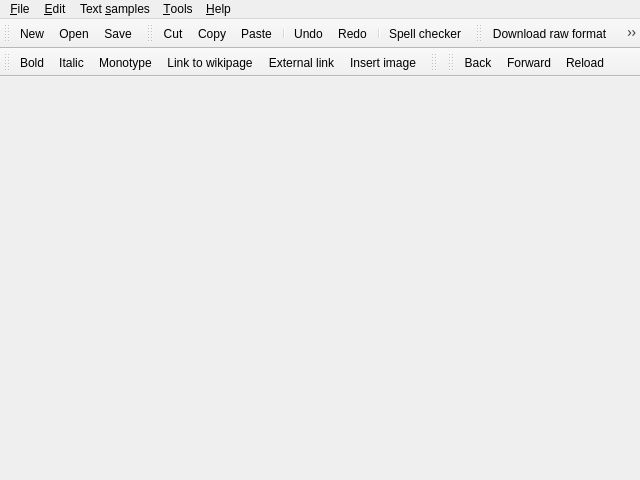
<?xml version="1.0" encoding="UTF-8"?>
<ui version="4.0">
 <class>CInyokaEdit</class>
 <widget class="QMainWindow" name="CInyokaEdit">
  <property name="geometry">
   <rect>
    <x>0</x>
    <y>0</y>
    <width>640</width>
    <height>480</height>
   </rect>
  </property>
  <property name="windowTitle">
   <string/>
  </property>
  <property name="windowIcon">
   <iconset resource="../res/inyokaedit_resources.qrc">
    <normaloff>:/images/inyokaedit_64x64.png</normaloff>:/images/inyokaedit_64x64.png</iconset>
  </property>
  <property name="locale">
   <locale language="English" country="UnitedKingdom"/>
  </property>
  <property name="unifiedTitleAndToolBarOnMac">
   <bool>true</bool>
  </property>
  <widget class="QWidget" name="centralWidget"/>
  <widget class="QMenuBar" name="menuBar">
   <property name="geometry">
    <rect>
     <x>0</x>
     <y>0</y>
     <width>640</width>
     <height>21</height>
    </rect>
   </property>
   <widget class="QMenu" name="fileMenu">
    <property name="locale">
     <locale language="English" country="UnitedKingdom"/>
    </property>
    <property name="title">
     <string>&amp;File</string>
    </property>
    <widget class="QMenu" name="fileMenuLastOpened">
     <property name="title">
      <string>Open &amp;recent</string>
     </property>
    </widget>
    <widget class="QMenu" name="fileMenuFromTemplate">
     <property name="title">
      <string>New from &amp;template</string>
     </property>
    </widget>
    <addaction name="newAct"/>
    <addaction name="fileMenuFromTemplate"/>
    <addaction name="openAct"/>
    <addaction name="fileMenuLastOpened"/>
    <addaction name="saveAct"/>
    <addaction name="saveAsAct"/>
    <addaction name="separator"/>
    <addaction name="printPreviewAct"/>
    <addaction name="separator"/>
    <addaction name="exitAct"/>
   </widget>
   <widget class="QMenu" name="editMenu">
    <property name="title">
     <string>&amp;Edit</string>
    </property>
    <addaction name="undoAct"/>
    <addaction name="redoAct"/>
    <addaction name="separator"/>
    <addaction name="cutAct"/>
    <addaction name="copyAct"/>
    <addaction name="pasteAct"/>
    <addaction name="separator"/>
    <addaction name="searchAct"/>
    <addaction name="replaceAct"/>
    <addaction name="findNextAct"/>
    <addaction name="findPreviousAct"/>
   </widget>
   <widget class="QMenu" name="insertTextSampleMenu">
    <property name="locale">
     <locale language="English" country="UnitedKingdom"/>
    </property>
    <property name="title">
     <string>Text &amp;samples</string>
    </property>
    <widget class="QMenu" name="insertImageMenu">
     <property name="locale">
      <locale language="English" country="UnitedKingdom"/>
     </property>
     <property name="title">
      <string>&amp;Images</string>
     </property>
     <addaction name="insertImageAct"/>
     <addaction name="insertImageUnderlineAct"/>
     <addaction name="insertImageCollectionAct"/>
     <addaction name="insertImageCollectionInTextAct"/>
    </widget>
    <widget class="QMenu" name="insertBeginningMenu">
     <property name="locale">
      <locale language="English" country="UnitedKingdom"/>
     </property>
     <property name="title">
      <string>&amp;Beginning of an article</string>
     </property>
     <addaction name="insertUnderConstructionAct"/>
     <addaction name="insertTestedForAct"/>
     <addaction name="insertKnowledgeAct"/>
     <addaction name="insertTableOfContentsAct"/>
     <addaction name="insertAdvancedAct"/>
     <addaction name="insertAwardAct"/>
    </widget>
    <widget class="QMenu" name="insertFormatingHelpMenu">
     <property name="locale">
      <locale language="English" country="UnitedKingdom"/>
     </property>
     <property name="title">
      <string>&amp;General formating samples</string>
     </property>
     <addaction name="insertBashCommandAct"/>
     <addaction name="insertNoticeAct"/>
     <addaction name="insertWarningAct"/>
     <addaction name="insertExpertsAct"/>
    </widget>
    <widget class="QMenu" name="insertPacketinstallationMenu">
     <property name="locale">
      <locale language="English" country="UnitedKingdom"/>
     </property>
     <property name="title">
      <string>&amp;Package installation</string>
     </property>
     <addaction name="insertPackageInstallAct"/>
     <addaction name="insertPPAAct"/>
     <addaction name="insertThirdPartyRepoAct"/>
     <addaction name="insertThirdPartyRepoAuthAct"/>
     <addaction name="insertThirdPartyPackageAct"/>
     <addaction name="insertPackageListAct"/>
    </widget>
    <widget class="QMenu" name="insertMiscElementMenu">
     <property name="locale">
      <locale language="English" country="UnitedKingdom"/>
     </property>
     <property name="title">
      <string>&amp;Misc samples</string>
     </property>
     <addaction name="insertImprovableAct"/>
     <addaction name="insertFixMeAct"/>
     <addaction name="insertLeftAct"/>
     <addaction name="insertThirdPartyWarningAct"/>
    </widget>
    <addaction name="insertBeginningMenu"/>
    <addaction name="insertImageMenu"/>
    <addaction name="insertFormatingHelpMenu"/>
    <addaction name="insertPacketinstallationMenu"/>
    <addaction name="insertMiscElementMenu"/>
    <addaction name="insertTableAct"/>
   </widget>
   <widget class="QMenu" name="helpMenu">
    <property name="title">
     <string>&amp;Help</string>
    </property>
    <addaction name="showSyntaxOverviewAct"/>
    <addaction name="reportBugAct"/>
    <addaction name="aboutAct"/>
   </widget>
   <widget class="QMenu" name="toolsMenu">
    <property name="locale">
     <locale language="English" country="UnitedKingdom"/>
    </property>
    <property name="title">
     <string>&amp;Tools</string>
    </property>
    <addaction name="spellCheckerAct"/>
    <addaction name="DownloadInyokaStylesAct"/>
    <addaction name="deleteTempImagesAct"/>
   </widget>
   <addaction name="fileMenu"/>
   <addaction name="editMenu"/>
   <addaction name="insertTextSampleMenu"/>
   <addaction name="toolsMenu"/>
   <addaction name="helpMenu"/>
  </widget>
  <widget class="QToolBar" name="fileToolBar">
   <property name="windowTitle">
    <string>File</string>
   </property>
   <attribute name="toolBarArea">
    <enum>TopToolBarArea</enum>
   </attribute>
   <attribute name="toolBarBreak">
    <bool>false</bool>
   </attribute>
   <addaction name="newAct"/>
   <addaction name="openAct"/>
   <addaction name="saveAct"/>
  </widget>
  <widget class="QToolBar" name="editToolBar">
   <property name="windowTitle">
    <string>Edit</string>
   </property>
   <attribute name="toolBarArea">
    <enum>TopToolBarArea</enum>
   </attribute>
   <attribute name="toolBarBreak">
    <bool>false</bool>
   </attribute>
   <addaction name="cutAct"/>
   <addaction name="copyAct"/>
   <addaction name="pasteAct"/>
   <addaction name="separator"/>
   <addaction name="undoAct"/>
   <addaction name="redoAct"/>
   <addaction name="separator"/>
   <addaction name="spellCheckerAct"/>
  </widget>
  <widget class="QToolBar" name="previewDlBar">
   <property name="windowTitle">
    <string>Preview / Download</string>
   </property>
   <attribute name="toolBarArea">
    <enum>TopToolBarArea</enum>
   </attribute>
   <attribute name="toolBarBreak">
    <bool>false</bool>
   </attribute>
   <addaction name="downloadArticleAct"/>
   <addaction name="previewAct"/>
  </widget>
  <widget class="QToolBar" name="inyokaeditorBar">
   <property name="windowTitle">
    <string>Inyoka editor</string>
   </property>
   <attribute name="toolBarArea">
    <enum>TopToolBarArea</enum>
   </attribute>
   <attribute name="toolBarBreak">
    <bool>true</bool>
   </attribute>
   <addaction name="boldAct"/>
   <addaction name="italicAct"/>
   <addaction name="monotypeAct"/>
   <addaction name="wikilinkAct"/>
   <addaction name="externalLinkAct"/>
   <addaction name="imageAct"/>
  </widget>
  <widget class="QToolBar" name="samplesmacrosBar">
   <property name="windowTitle">
    <string>Samples and macros</string>
   </property>
   <attribute name="toolBarArea">
    <enum>TopToolBarArea</enum>
   </attribute>
   <attribute name="toolBarBreak">
    <bool>false</bool>
   </attribute>
  </widget>
  <widget class="QToolBar" name="browserBar">
   <property name="windowTitle">
    <string>Browser toolbar</string>
   </property>
   <attribute name="toolBarArea">
    <enum>TopToolBarArea</enum>
   </attribute>
   <attribute name="toolBarBreak">
    <bool>false</bool>
   </attribute>
   <addaction name="goBackBrowserAct"/>
   <addaction name="goForwardBrowserAct"/>
   <addaction name="reloadBrowserAct"/>
  </widget>
  <action name="reportBugAct">
   <property name="icon">
    <iconset resource="../res/inyokaedit_resources.qrc">
     <normaloff>:/images/bug.png</normaloff>:/images/bug.png</iconset>
   </property>
   <property name="text">
    <string>Report &amp;bug</string>
   </property>
   <property name="toolTip">
    <string>Report a bug - For this a launchpad account is needed!</string>
   </property>
  </action>
  <action name="aboutAct">
   <property name="icon">
    <iconset resource="../res/inyokaedit_resources.qrc">
     <normaloff>:/images/question.png</normaloff>:/images/question.png</iconset>
   </property>
   <property name="text">
    <string>&amp;About</string>
   </property>
   <property name="toolTip">
    <string>Shows the about box of this application</string>
   </property>
  </action>
  <action name="newAct">
   <property name="icon">
    <iconset resource="../res/inyokaedit_resources.qrc">
     <normaloff>:/images/document-new.png</normaloff>:/images/document-new.png</iconset>
   </property>
   <property name="text">
    <string>&amp;New</string>
   </property>
   <property name="toolTip">
    <string>Create a new file</string>
   </property>
  </action>
  <action name="openAct">
   <property name="icon">
    <iconset resource="../res/inyokaedit_resources.qrc">
     <normaloff>:/images/document-open.png</normaloff>:/images/document-open.png</iconset>
   </property>
   <property name="text">
    <string>&amp;Open...</string>
   </property>
   <property name="toolTip">
    <string>Open a file</string>
   </property>
  </action>
  <action name="saveAct">
   <property name="icon">
    <iconset resource="../res/inyokaedit_resources.qrc">
     <normaloff>:/images/document-save.png</normaloff>:/images/document-save.png</iconset>
   </property>
   <property name="text">
    <string>&amp;Save</string>
   </property>
   <property name="toolTip">
    <string>Save current document</string>
   </property>
  </action>
  <action name="saveAsAct">
   <property name="text">
    <string>Save as...</string>
   </property>
   <property name="toolTip">
    <string>Save current document under a new name</string>
   </property>
  </action>
  <action name="exitAct">
   <property name="text">
    <string>&amp;Quit</string>
   </property>
   <property name="toolTip">
    <string>Quit the application</string>
   </property>
  </action>
  <action name="undoAct">
   <property name="icon">
    <iconset resource="../res/inyokaedit_resources.qrc">
     <normaloff>:/images/edit-undo.png</normaloff>:/images/edit-undo.png</iconset>
   </property>
   <property name="text">
    <string>Undo</string>
   </property>
   <property name="toolTip">
    <string>Undo changes</string>
   </property>
  </action>
  <action name="redoAct">
   <property name="icon">
    <iconset resource="../res/inyokaedit_resources.qrc">
     <normaloff>:/images/edit-redo.png</normaloff>:/images/edit-redo.png</iconset>
   </property>
   <property name="text">
    <string>Redo</string>
   </property>
   <property name="toolTip">
    <string>Redo changes</string>
   </property>
  </action>
  <action name="cutAct">
   <property name="icon">
    <iconset resource="../res/inyokaedit_resources.qrc">
     <normaloff>:/images/edit-cut.png</normaloff>:/images/edit-cut.png</iconset>
   </property>
   <property name="text">
    <string>Cut</string>
   </property>
   <property name="toolTip">
    <string>Cut highlighted text</string>
   </property>
  </action>
  <action name="copyAct">
   <property name="icon">
    <iconset resource="../res/inyokaedit_resources.qrc">
     <normaloff>:/images/edit-copy.png</normaloff>:/images/edit-copy.png</iconset>
   </property>
   <property name="text">
    <string>Copy</string>
   </property>
   <property name="toolTip">
    <string>Copy highlighted text</string>
   </property>
  </action>
  <action name="pasteAct">
   <property name="icon">
    <iconset resource="../res/inyokaedit_resources.qrc">
     <normaloff>:/images/edit-paste.png</normaloff>:/images/edit-paste.png</iconset>
   </property>
   <property name="text">
    <string>Paste</string>
   </property>
   <property name="toolTip">
    <string>Paste text from clipboard</string>
   </property>
  </action>
  <action name="searchAct">
   <property name="icon">
    <iconset resource="../res/inyokaedit_resources.qrc">
     <normaloff>:/images/edit-find.png</normaloff>:/images/edit-find.png</iconset>
   </property>
   <property name="text">
    <string>Find...</string>
   </property>
   <property name="toolTip">
    <string>Find text</string>
   </property>
  </action>
  <action name="replaceAct">
   <property name="icon">
    <iconset resource="../res/inyokaedit_resources.qrc">
     <normaloff>:/images/edit-find-replace.png</normaloff>:/images/edit-find-replace.png</iconset>
   </property>
   <property name="text">
    <string>Replace...</string>
   </property>
   <property name="toolTip">
    <string>Replace text</string>
   </property>
  </action>
  <action name="findNextAct">
   <property name="icon">
    <iconset resource="../res/inyokaedit_resources.qrc">
     <normaloff>:/images/go-down.png</normaloff>:/images/go-down.png</iconset>
   </property>
   <property name="text">
    <string>Find next</string>
   </property>
   <property name="toolTip">
    <string>Find next (search forward)</string>
   </property>
  </action>
  <action name="findPreviousAct">
   <property name="icon">
    <iconset resource="../res/inyokaedit_resources.qrc">
     <normaloff>:/images/go-up.png</normaloff>:/images/go-up.png</iconset>
   </property>
   <property name="text">
    <string>Find previous</string>
   </property>
   <property name="toolTip">
    <string>Find previous (search backward)</string>
   </property>
  </action>
  <action name="previewAct">
   <property name="icon">
    <iconset resource="../res/inyokaedit_resources.qrc">
     <normaloff>:/images/x-office-document.png</normaloff>:/images/x-office-document.png</iconset>
   </property>
   <property name="text">
    <string>Open preview</string>
   </property>
   <property name="toolTip">
    <string>Open preview of current article</string>
   </property>
  </action>
  <action name="downloadArticleAct">
   <property name="icon">
    <iconset resource="../res/inyokaedit_resources.qrc">
     <normaloff>:/images/network-receive.png</normaloff>:/images/network-receive.png</iconset>
   </property>
   <property name="text">
    <string>Download raw format</string>
   </property>
   <property name="toolTip">
    <string>Downloads raw format of an existing Inyoka article</string>
   </property>
  </action>
  <action name="boldAct">
   <property name="icon">
    <iconset resource="../res/inyokaedit_resources.qrc">
     <normaloff>:/images/format-text-bold.png</normaloff>:/images/format-text-bold.png</iconset>
   </property>
   <property name="text">
    <string>Bold</string>
   </property>
   <property name="toolTip">
    <string>Bold - File names, folders, packages, file extensions</string>
   </property>
  </action>
  <action name="italicAct">
   <property name="icon">
    <iconset resource="../res/inyokaedit_resources.qrc">
     <normaloff>:/images/format-text-italic.png</normaloff>:/images/format-text-italic.png</iconset>
   </property>
   <property name="text">
    <string>Italic</string>
   </property>
   <property name="toolTip">
    <string>Italic - Menu entries, buttons, G-Conf keys - Always enclosed by quotation marks!</string>
   </property>
  </action>
  <action name="monotypeAct">
   <property name="icon">
    <iconset resource="../res/inyokaedit_resources.qrc">
     <normaloff>:/images/monotype.png</normaloff>:/images/monotype.png</iconset>
   </property>
   <property name="text">
    <string>Monotype</string>
   </property>
   <property name="toolTip">
    <string>Monotype - Commands and their options, console outputs in continuous text, modules, users, groups</string>
   </property>
  </action>
  <action name="wikilinkAct">
   <property name="icon">
    <iconset resource="../res/inyokaedit_resources.qrc">
     <normaloff>:/images/go-next.png</normaloff>:/images/go-next.png</iconset>
   </property>
   <property name="text">
    <string>Link to wikipage</string>
   </property>
   <property name="toolTip">
    <string>Link to an Inyoka wiki page</string>
   </property>
  </action>
  <action name="externalLinkAct">
   <property name="icon">
    <iconset resource="../res/inyokaedit_resources.qrc">
     <normaloff>:/images/internet-web-browser.png</normaloff>:/images/internet-web-browser.png</iconset>
   </property>
   <property name="text">
    <string>External link</string>
   </property>
   <property name="toolTip">
    <string>Link to an external website - always with flag e.g. {en}, {de}!</string>
   </property>
  </action>
  <action name="imageAct">
   <property name="icon">
    <iconset resource="../res/inyokaedit_resources.qrc">
     <normaloff>:/images/image-x-generic.png</normaloff>:/images/image-x-generic.png</iconset>
   </property>
   <property name="text">
    <string>Insert image</string>
   </property>
   <property name="toolTip">
    <string>Insert an image</string>
   </property>
  </action>
  <action name="insertUnderConstructionAct">
   <property name="text">
    <string>Under construction</string>
   </property>
   <property name="toolTip">
    <string>Insert &quot;Under construction&quot; sample - Only for articles which are currently under construction</string>
   </property>
  </action>
  <action name="insertTestedForAct">
   <property name="text">
    <string>Tested for</string>
   </property>
   <property name="toolTip">
    <string>Insert &quot;Tested for&quot; sample - Indicates if an article was tested</string>
   </property>
  </action>
  <action name="insertKnowledgeAct">
   <property name="text">
    <string>Knowledge block</string>
   </property>
   <property name="toolTip">
    <string>Insert &quot;Knowledge block&quot; sample - Reference to elementary articles which are helpful for the understanding of an article</string>
   </property>
  </action>
  <action name="insertTableOfContentsAct">
   <property name="text">
    <string>Table of contents</string>
   </property>
   <property name="toolTip">
    <string>Insert &quot;Table of contents&quot; sample</string>
   </property>
  </action>
  <action name="insertAdvancedAct">
   <property name="text">
    <string>Advanced label</string>
   </property>
   <property name="toolTip">
    <string>Insert &quot;Advanced label&quot; sample - Indicates that an article is recommended for advanced users only</string>
   </property>
  </action>
  <action name="insertAwardAct">
   <property name="text">
    <string>Award label</string>
   </property>
   <property name="toolTip">
    <string>Insert &quot;Award label&quot; sample - For awarded applications</string>
   </property>
  </action>
  <action name="insertImageAct">
   <property name="text">
    <string>Image</string>
   </property>
   <property name="toolTip">
    <string>Insert an image sample</string>
   </property>
  </action>
  <action name="insertImageUnderlineAct">
   <property name="text">
    <string>Image with underline</string>
   </property>
   <property name="toolTip">
    <string>Insert an image with underline</string>
   </property>
  </action>
  <action name="insertImageCollectionAct">
   <property name="text">
    <string>Image collection (with wordwrap)</string>
   </property>
   <property name="toolTip">
    <string>Insert an image collection (with wordwrap) sample - Depending on the browser width, automatic word wrapping will be used to align the images</string>
   </property>
  </action>
  <action name="insertImageCollectionInTextAct">
   <property name="text">
    <string>Image collection (continuous text)</string>
   </property>
   <property name="toolTip">
    <string>Insert an image collection (continuous text) sample - Text flows round the collection (max. 3 images, width per image: 200px)</string>
   </property>
  </action>
  <action name="insertBashCommandAct">
   <property name="text">
    <string>Bash command</string>
   </property>
   <property name="toolTip">
    <string>Insert &quot;Bash command&quot; sample</string>
   </property>
  </action>
  <action name="insertNoticeAct">
   <property name="text">
    <string>Notice box</string>
   </property>
   <property name="toolTip">
    <string>Insert &quot;Notice box&quot; sample - Accentuate a special circumstance</string>
   </property>
  </action>
  <action name="insertWarningAct">
   <property name="text">
    <string>Warning box</string>
   </property>
   <property name="toolTip">
    <string>Insert &quot;Warning box&quot; sample - Notice for potential risks</string>
   </property>
  </action>
  <action name="insertExpertsAct">
   <property name="text">
    <string>Experts information</string>
   </property>
   <property name="toolTip">
    <string>Insert &quot;Experts info&quot; sample - Providing background information</string>
   </property>
  </action>
  <action name="insertPackageInstallAct">
   <property name="text">
    <string>Package installation</string>
   </property>
   <property name="toolTip">
    <string>Insert &quot;Package installation&quot; sample - Create a package list with installation button</string>
   </property>
  </action>
  <action name="insertPPAAct">
   <property name="text">
    <string>PPA sample</string>
   </property>
   <property name="toolTip">
    <string>Insert PPA sample - Create a sample for using a Launchpad-PPA, including warning and link to PPA source</string>
   </property>
  </action>
  <action name="insertThirdPartyRepoAct">
   <property name="text">
    <string>Third-party repository</string>
   </property>
   <property name="toolTip">
    <string>Insert &quot;Third-party repo&quot; sample - Create a sample for using third-party repositories (not Ubuntu or Launchpad)</string>
   </property>
  </action>
  <action name="insertThirdPartyRepoAuthAct">
   <property name="text">
    <string>Authenticate third-party repo</string>
   </property>
   <property name="toolTip">
    <string>Insert a sample for authenticating third-party repositories</string>
   </property>
  </action>
  <action name="insertThirdPartyPackageAct">
   <property name="text">
    <string>Third-party package</string>
   </property>
   <property name="toolTip">
    <string>Insert &quot;Third-party package&quot; sample - Create a sample for installing DEB-Packages from third-party repos</string>
   </property>
  </action>
  <action name="insertPackageListAct">
   <property name="text">
    <string>Package macro (obsolete!)</string>
   </property>
   <property name="toolTip">
    <string>Insert &quot;Package macro&quot; - This macro is obsolete and shall be used only in exceptional cases</string>
   </property>
  </action>
  <action name="insertImprovableAct">
   <property name="text">
    <string>Improvable label</string>
   </property>
   <property name="toolTip">
    <string>Insert &quot;Improvable&quot; sample - Article is incomplete or could be extended</string>
   </property>
  </action>
  <action name="insertFixMeAct">
   <property name="text">
    <string>Fix me label</string>
   </property>
   <property name="toolTip">
    <string>Insert &quot;Fix Me&quot; sample - Article contains descriptions or paragraphs which are not correct (any more)</string>
   </property>
  </action>
  <action name="insertLeftAct">
   <property name="text">
    <string>Left label</string>
   </property>
   <property name="toolTip">
    <string>Insert &quot;Left&quot; sample - Only for articles under construction which are left by primal author</string>
   </property>
  </action>
  <action name="insertThirdPartyWarningAct">
   <property name="text">
    <string>Third-party package/repo/software warning</string>
   </property>
   <property name="toolTip">
    <string>Insert &quot;Third-party warning&quot; sample - For third-party packages/repositories/software</string>
   </property>
  </action>
  <action name="spellCheckerAct">
   <property name="icon">
    <iconset resource="../res/inyokaedit_resources.qrc">
     <normaloff>:/images/spellchecker.png</normaloff>:/images/spellchecker.png</iconset>
   </property>
   <property name="text">
    <string>Spell checker</string>
   </property>
   <property name="toolTip">
    <string>Spell checker</string>
   </property>
  </action>
  <action name="deleteTempImagesAct">
   <property name="icon">
    <iconset resource="../res/inyokaedit_resources.qrc">
     <normaloff>:/images/edit-delete.png</normaloff>:/images/edit-delete.png</iconset>
   </property>
   <property name="text">
    <string>Delete temporarily images</string>
   </property>
   <property name="toolTip">
    <string>Delete images which had been downloaded with an article.</string>
   </property>
  </action>
  <action name="DownloadInyokaStylesAct">
   <property name="icon">
    <iconset resource="../res/inyokaedit_resources.qrc">
     <normaloff>:/images/go-down.png</normaloff>:/images/go-down.png</iconset>
   </property>
   <property name="text">
    <string>Download Inyoka styles</string>
   </property>
  </action>
  <action name="goBackBrowserAct">
   <property name="icon">
    <iconset resource="../res/inyokaedit_resources.qrc">
     <normaloff>:/images/go-previous.png</normaloff>:/images/go-previous.png</iconset>
   </property>
   <property name="text">
    <string>Back</string>
   </property>
  </action>
  <action name="goForwardBrowserAct">
   <property name="icon">
    <iconset resource="../res/inyokaedit_resources.qrc">
     <normaloff>:/images/go-next.png</normaloff>:/images/go-next.png</iconset>
   </property>
   <property name="text">
    <string>Forward</string>
   </property>
  </action>
  <action name="reloadBrowserAct">
   <property name="icon">
    <iconset resource="../res/inyokaedit_resources.qrc">
     <normaloff>:/images/view-refresh.png</normaloff>:/images/view-refresh.png</iconset>
   </property>
   <property name="text">
    <string>Reload</string>
   </property>
   <property name="toolTip">
    <string>Reload</string>
   </property>
  </action>
  <action name="printPreviewAct">
   <property name="icon">
    <iconset resource="../res/inyokaedit_resources.qrc">
     <normaloff>:/images/document-print.png</normaloff>:/images/document-print.png</iconset>
   </property>
   <property name="text">
    <string>Print preview</string>
   </property>
   <property name="toolTip">
    <string>Print preview or export to PDF</string>
   </property>
  </action>
  <action name="insertTableAct">
   <property name="text">
    <string>Table...</string>
   </property>
  </action>
  <action name="showSyntaxOverviewAct">
   <property name="text">
    <string>&amp;Syntax overview</string>
   </property>
  </action>
 </widget>
 <layoutdefault spacing="6" margin="11"/>
 <resources>
  <include location="../res/inyokaedit_resources.qrc"/>
 </resources>
 <connections/>
</ui>
